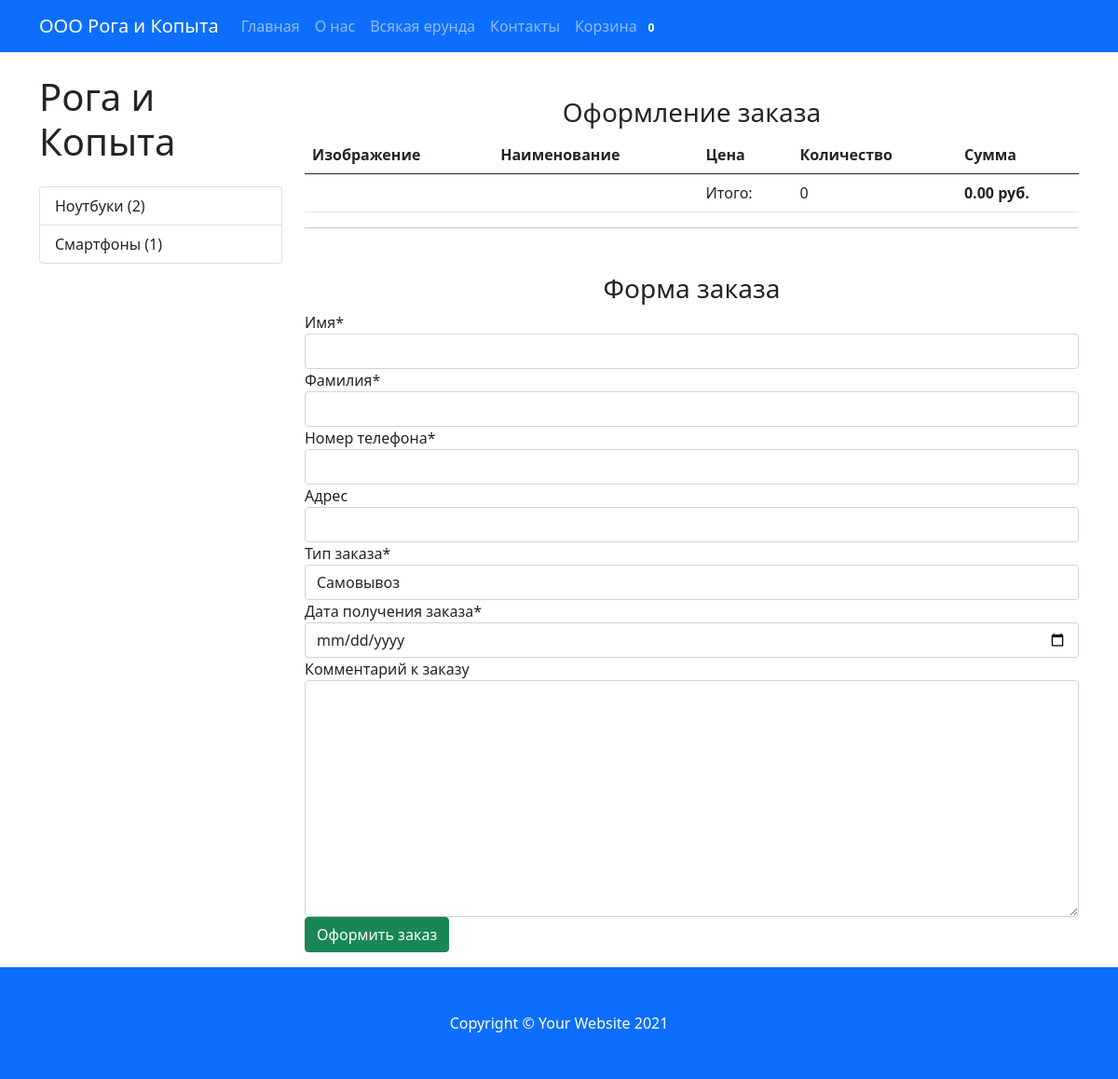
Screenshot of /checkout/ (signed in) with the database file from the repository.
### main_app/models.py (models this page shows, shortened)
class Cart(models.Model):
    owner = models.ForeignKey('Customer', null=True, verbose_name='Владелец', on_delete=models.CASCADE)
    products = models.ManyToManyField(CartProduct, blank=True, related_name='related_cart')
    total_products = models.PositiveIntegerField(default=0)
    total_price = models.DecimalField(max_digits=9, default=0, decimal_places=2, verbose_name='Всего к оплате')
    in_order = models.BooleanField(default=False)
    for_anonymous_user = models.BooleanField(default=False)

class Category(models.Model):
    title = models.CharField(max_length=250, verbose_name='Наименование категории')
    slug = models.SlugField(unique=True)  # нужен для того, что бы у нас был некий конечный end point в нашей модели.
    objects = CategoryManager()
    def get_absolute_url(self):
        return reverse('category_detail', kwargs={'slug': self.slug})

### main_app/views.py (the view)
# urls.py: path('checkout/', CheckoutView.as_view(), name='checkout'),
class CheckoutView(CartMixin, View):
    def get(self, request, *args, **kwargs):
        categories = Category.objects.get_categories_for_left_sidebar()
        form = OrderForm(request.POST or None)
        context = {
            'cart': self.cart,
            'categories': categories,
            'form': form
        }
        return render(request, 'checkout.html', context)

### main_app/forms.py
class OrderForm(forms.ModelForm):
    def __init__(self, *args, **kwargs):
        super().__init__(*args, **kwargs)
        self.fields['order_date'].label = 'Дата получения заказа'
    order_date = forms.DateField(widget=forms.TextInput(attrs={'type': 'date'}))
    class Meta:
        model = Order
        fields = (
            'first_name', 'last_name', 'phone_number', 'address', 'buying_type', 'order_date', 'comment'
        )

### main_app/mixins.py (called while the page is built)
    def dispatch(self, request, *args, **kwargs):
        if request.user.is_authenticated:
            customer = Customer.objects.filter(user=request.user).first()
            if not customer:
                customer = Customer.objects.create(
                    user=request.user
                )
            cart = Cart.objects.filter(owner=customer, in_order=False).first()
            if not cart:
                cart = Cart.objects.create(owner=customer)
        else:
            cart = Cart.objects.filter(for_anonymous_user=True).first()
            if not cart:
                cart = Cart.objects.create(for_anonymous_user=True)
        self.cart = cart
        return super().dispatch(request, *args, **kwargs)

### main_app/models.py (called while the page is built)
def get_models_for_count(*model_names):
    return [models.Count(model_name) for model_name in model_names]

    def get_queryset(self):
        return super().get_queryset()

    def get_categories_for_left_sidebar(self):
        models = get_models_for_count('notebook', 'smartphone')
        qs = list(self.get_queryset().annotate(*models))
        data = [
            dict(name=c.title, url=c.get_absolute_url(), count=getattr(c, self.CATEGORY_NAME_COUNT_NAME[c.title]))
            for c in qs
        ]
        return data

### main_app/templates/checkout.html (shortened to what this page needs)
{% extends 'base.html' %}
{% load crispy_forms_tags %}
{% block content %}
<h3 class="text-center mt-5 mb-6">Оформление заказа</h3>
        <table class="table">
  <thead>
    <tr>
      <th scope="col">Изображение</th>
      <th scope="col">Наименование</th>
      <th scope="col">Цена</th>
      <th scope="col">Количество</th>
      <th scope="col">Сумма</th>
    </tr>
  </thead>
  <tbody>
          <tr>
             <td colspan="2"></td>
             <td>Итого:</td>
             <td>{{ cart.total_products }}</td>
             <td><strong>{{ cart.total_price }} руб.</strong></td>
          </tr>
  </tbody>
</table>
<hr>
    <h3 class="text-center mt-5 mb-6">Форма заказа</h3>
<form action="{% url 'make_order' %}" method="POST">
    {{ form|crispy }}
    <input type="submit" class="btn btn-success btn-block mb-3" value="Оформить заказ">
</form>
{% endblock content %}

### main_app/templates/base.html (shortened to what this page needs)
<!DOCTYPE html>
<html lang="en">
    <head>
        <link href="https://cdn.jsdelivr.net/npm/bootstrap@5.0.0/dist/css/bootstrap.min.css" rel="stylesheet">
    </head>
    <body>
        <nav class="navbar navbar-expand-lg navbar-dark bg-primary">
            <div class="container">
                <a class="navbar-brand" href="#!">ООО Рога и Копыта</a>
                <div class="collapse navbar-collapse" id="navbarResponsive">
                    <ul class="navbar-nav ml-auto">
                        <li class="nav-item active">
                            <a class="nav-link" href="#!">
                                Главная
                            </a>
                        </li>
                        <li class="nav-item"><a class="nav-link" href="#!">О нас</a></li>
                        <li class="nav-item"><a class="nav-link" href="#!">Всякая ерунда</a></li>
                        <li class="nav-item"><a class="nav-link" href="#!">Контакты</a></li>
                        <li class="nav-item"><a class="nav-link" href="{% url 'cart' %}">Корзина <span class="badge badge-pill badge-danger">{{ cart.products.count }}</span></a></li>
                    </ul>
                </div>
            </div>
        </nav>
        <div class="container">
            <div class="row">
                <div class="col-lg-3">
                    <h1 class="my-4">Рога и Копыта</h1>
                    <div class="list-group">
                        {% for category in categories %}
                        <a class="list-group-item" href="{{ category.url }}">{{ category.name }} ({{ category.count }})</a>
                        {% endfor %}
                    </div>
                </div>
                <div class="col-lg-9">
                    {% block content %}{% endblock content %}
                </div>
            </div>
        </div>
        <footer class="py-5 bg-primary">
            <div class="container"><p class="m-0 text-center text-white">Copyright &copy; Your Website 2021</p></div>
        </footer>
    </body>
</html>

### rows the page displays
Cart: products.count "0", total_products "0", total_price "0.00"
Category: name "Ноутбуки"
Category: name "Смартфоны"

### other values shown
{{ category.count }} "2" "1"
